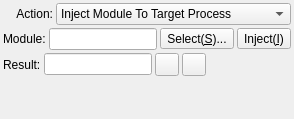
          <widget class="QWidget" name="tabAction">
           <attribute name="title">
            <string>Actions</string>
           </attribute>
           <layout class="QGridLayout" name="gridLayout_3">
            <property name="leftMargin">
             <number>3</number>
            </property>
            <property name="topMargin">
             <number>3</number>
            </property>
            <property name="rightMargin">
             <number>3</number>
            </property>
            <property name="bottomMargin">
             <number>3</number>
            </property>
            <item row="0" column="0">
             <widget class="QWidget" name="wdtAction" native="true">
              <layout class="QVBoxLayout" name="verticalLayout">
               <property name="spacing">
                <number>3</number>
               </property>
               <property name="leftMargin">
                <number>0</number>
               </property>
               <property name="topMargin">
                <number>0</number>
               </property>
               <property name="rightMargin">
                <number>0</number>
               </property>
               <property name="bottomMargin">
                <number>0</number>
               </property>
               <item>
                <layout class="QHBoxLayout" name="horizontalLayout33">
                 <item>
                  <widget class="QLabel" name="label">
                   <property name="sizePolicy">
                    <sizepolicy hsizetype="Fixed" vsizetype="Preferred">
                     <horstretch>0</horstretch>
                     <verstretch>0</verstretch>
                    </sizepolicy>
                   </property>
                   <property name="minimumSize">
                    <size>
                     <width>50</width>
                     <height>0</height>
                    </size>
                   </property>
                   <property name="text">
                    <string>Action:</string>
                   </property>
                   <property name="alignment">
                    <set>Qt::AlignRight|Qt::AlignTrailing|Qt::AlignVCenter</set>
                   </property>
                  </widget>
                 </item>
                 <item>
                  <widget class="QComboBox" name="cmbActions">
                   <property name="sizePolicy">
                    <sizepolicy hsizetype="Expanding" vsizetype="Fixed">
                     <horstretch>0</horstretch>
                     <verstretch>0</verstretch>
                    </sizepolicy>
                   </property>
                   <item>
                    <property name="text">
                     <string>Inject Module To Target Process</string>
                    </property>
                   </item>
                   <item>
                    <property name="text">
                     <string>Anti-Memory Copy Execute</string>
                    </property>
                   </item>
                  </widget>
                 </item>
                </layout>
               </item>
               <item>
                <layout class="QHBoxLayout" name="horizontalLayout_2">
                 <item>
                  <widget class="QStackedWidget" name="stkActions">
                   <property name="currentIndex">
                    <number>0</number>
                   </property>
                   <widget class="QWidget" name="page">
                    <layout class="QVBoxLayout" name="verticalLayout_15">
                     <property name="spacing">
                      <number>3</number>
                     </property>
                     <property name="leftMargin">
                      <number>0</number>
                     </property>
                     <property name="topMargin">
                      <number>0</number>
                     </property>
                     <property name="rightMargin">
                      <number>0</number>
                     </property>
                     <property name="bottomMargin">
                      <number>0</number>
                     </property>
                     <item>
                      <layout class="QHBoxLayout" name="horizontalLayout_16">
                       <item>
                        <widget class="QLabel" name="label_10">
                         <property name="text">
                          <string>Module:</string>
                         </property>
                        </widget>
                       </item>
                       <item>
                        <widget class="QLineEdit" name="edtModulePath"/>
                       </item>
                       <item>
                        <widget class="QToolButton" name="btnSelModule">
                         <property name="text">
                          <string>Select(&amp;S)...</string>
                         </property>
                         <property name="icon">
                          <iconset resource="xApiSpy.qrc">
                           <normaloff>:/ico/images/open.ico</normaloff>:/ico/images/open.ico</iconset>
                         </property>
                         <property name="toolButtonStyle">
                          <enum>Qt::ToolButtonTextBesideIcon</enum>
                         </property>
                        </widget>
                       </item>
                       <item>
                        <widget class="QToolButton" name="btnInjectModule">
                         <property name="text">
                          <string>Inject(&amp;I)</string>
                         </property>
                         <property name="icon">
                          <iconset resource="xApiSpy.qrc">
                           <normaloff>:/ico/images/Continue.ico</normaloff>:/ico/images/Continue.ico</iconset>
                         </property>
                         <property name="toolButtonStyle">
                          <enum>Qt::ToolButtonTextBesideIcon</enum>
                         </property>
                        </widget>
                       </item>
                      </layout>
                     </item>
                     <item>
                      <layout class="QHBoxLayout" name="horizontalLayout_17">
                       <item>
                        <widget class="QLabel" name="label_11">
                         <property name="text">
                          <string>Result:</string>
                         </property>
                        </widget>
                       </item>
                       <item>
                        <widget class="QLineEdit" name="edtIMBase">
                         <property name="sizePolicy">
                          <sizepolicy hsizetype="Preferred" vsizetype="Fixed">
                           <horstretch>0</horstretch>
                           <verstretch>0</verstretch>
                          </sizepolicy>
                         </property>
                         <property name="readOnly">
                          <bool>true</bool>
                         </property>
                        </widget>
                       </item>
                       <item>
                        <widget class="QToolButton" name="btnIMSnap1">
                         <property name="text">
                          <string/>
                         </property>
                         <property name="icon">
                          <iconset resource="xApiSpy.qrc">
                           <normaloff>:/ico/images/Eye1.ico</normaloff>:/ico/images/Eye1.ico</iconset>
                         </property>
                        </widget>
                       </item>
                       <item>
                        <widget class="QToolButton" name="btnIMSnap2">
                         <property name="text">
                          <string/>
                         </property>
                         <property name="icon">
                          <iconset resource="xApiSpy.qrc">
                           <normaloff>:/ico/images/Eye2.ico</normaloff>:/ico/images/Eye2.ico</iconset>
                         </property>
                        </widget>
                       </item>
                       <item>
                        <spacer name="horizontalSpacer_4">
                         <property name="orientation">
                          <enum>Qt::Horizontal</enum>
                         </property>
                         <property name="sizeHint" stdset="0">
                          <size>
                           <width>40</width>
                           <height>20</height>
                          </size>
                         </property>
                        </spacer>
                       </item>
                      </layout>
                     </item>
                     <item>
                      <spacer name="verticalSpacer_9">
                       <property name="orientation">
                        <enum>Qt::Vertical</enum>
                       </property>
                       <property name="sizeHint" stdset="0">
                        <size>
                         <width>20</width>
                         <height>40</height>
                        </size>
                       </property>
                      </spacer>
                     </item>
                    </layout>
                   </widget>
                   <widget class="QWidget" name="page_2"/>
                  </widget>
                 </item>
                </layout>
               </item>
              </layout>
             </widget>
            </item>
           </layout>
          </widget>
